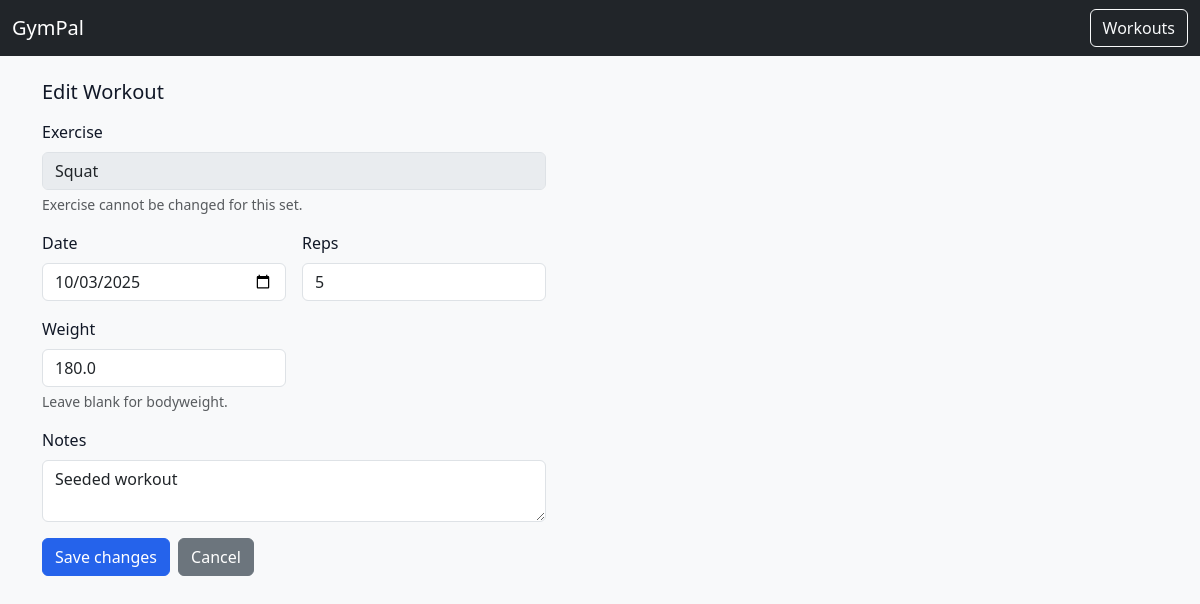
The app's page /workouts/set/46/edit with its own data.
### app.py (models this page shows)
class Base(DeclarativeBase):
    pass

class Exercise(Base):
    __tablename__ = "exercises"
    id = Column(Integer, primary_key=True)
    user_id = Column(Integer, ForeignKey("users.id"), nullable=False)
    name = Column(String(80), nullable=False)
    tag = Column(String(24), default="General")
    user = relationship("User", back_populates="exercises")
    __table_args__ = (
        UniqueConstraint("user_id", "name", name="uq_exercise_user_name"),
    )

class Workout(Base):
    __tablename__ = "workouts"
    id = Column(Integer, primary_key=True)
    user_id = Column(Integer, ForeignKey("users.id"), nullable=False)
    date = Column(Date, default=date.today)
    notes = Column(String(255), default="")
    user = relationship("User", back_populates="workouts")
    sets = relationship("Set", back_populates="workout", cascade="all, delete-orphan")

class Set(Base):
    __tablename__ = "sets"
    id = Column(Integer, primary_key=True)
    workout_id = Column(Integer, ForeignKey("workouts.id"), nullable=False)
    exercise_id = Column(Integer, ForeignKey("exercises.id"), nullable=False)
    reps = Column(Integer, nullable=False)
    weight = Column(Float, nullable=True)
    workout = relationship("Workout", back_populates="sets")
    exercise = relationship("Exercise")

### app.py (the view, shortened to what this page needs)
@app.route("/workouts/set/<int:set_id>/edit", methods=["GET", "POST"])
def edit_set(set_id: int):
    db = SessionLocal()
    try:
        user = get_user(db)
        s = db.get(Set, set_id)
        if not s:
            raise NotFound("Set not found")
        w = db.get(Workout, s.workout_id)
        if not w or w.user_id != user.id:
            raise NotFound("Set not found")
        ex_name = s.exercise.name if s.exercise else "Unknown"
        return render_template(
            "workout_edit_set.html",
            set_obj=s, workout=w, exercise_name=ex_name
        )
    finally:
        SessionLocal.remove()

### app.py (called while the page is built)
def get_user(session):
    u = session.query(User).filter_by(email="default@local").first()
    if not u:
        u = User(email="default@local")
        session.add(u); session.commit()
    return u

@app.after_request
def add_security_headers(resp):
    resp.headers["X-Content-Type-Options"] = "nosniff"
    resp.headers["X-Frame-Options"] = "DENY"
    resp.headers["Referrer-Policy"] = "no-referrer"
    resp.headers["Content-Security-Policy"] = (
        "default-src 'self'; "
        "script-src 'self' https://cdn.jsdelivr.net; "
        "style-src 'self' https://cdn.jsdelivr.net; "
        "img-src 'self' data:; "
        "connect-src 'self';"
    )
    return resp

### templates/workout_edit_set.html
{% extends "base.html" %}
{% block content %}
<h1 class="h5 mb-3">Edit Workout</h1>
<form method="post" class="row g-3" style="max-width: 520px;">
  <div class="col-12">
    <label class="form-label">Exercise</label>
    <input type="text" class="form-control" value="{{ exercise_name }}" disabled>
    <div class="form-text">Exercise cannot be changed for this set.</div>
  </div>
  <div class="col-md-6">
    <label for="date" class="form-label">Date</label>
    <input id="date" name="date" type="date" class="form-control"
           value="{{ workout.date.isoformat() }}">
  </div>
  <div class="col-md-6">
    <label for="reps" class="form-label">Reps</label>
    <input id="reps" name="reps" type="number" min="1" step="1" class="form-control"
           value="{{ set_obj.reps }}">
  </div>
  <div class="col-md-6">
    <label for="weight" class="form-label">Weight</label>
    <input id="weight" name="weight" type="number" min="0" step="0.5" class="form-control"
           value="{{ '' if set_obj.weight is none else set_obj.weight }}">
    <div class="form-text">Leave blank for bodyweight.</div>
  </div>
  <div class="col-12">
    <label for="notes" class="form-label">Notes</label>
    <textarea id="notes" name="notes" class="form-control" rows="2">{{ workout.notes or '' }}</textarea>
  </div>
  <div class="col-12 d-flex gap-2">
    <button type="submit" class="btn btn-primary">Save changes</button>
    <a href="{{ url_for('workouts') }}" class="btn btn-secondary">Cancel</a>
  </div>
</form>
{% endblock %}

### static/main.css (style rules this page uses)
body { font-family: system-ui, -apple-system, Segoe UI, Roboto, Helvetica, Arial, sans-serif; }

### templates/base.html (style rules this page uses)
:root { --gp-primary: #2563eb; --gp-accent: #22c55e; --gp-text: #111827; --gp-muted: #6b7280; --gp-bg: #ffffff; --gp-card: #ffffff; --gp-border: #e5e7eb; }
body { color: var(--gp-text); background: var(--gp-bg); }
.btn-primary { background-color: var(--gp-primary); border-color: var(--gp-primary); }

### records on screen
Exercise: name "Squat"
Workout: date "10/03/2025", notes "Seeded workout"
Set: reps "5", weight "180.0"
